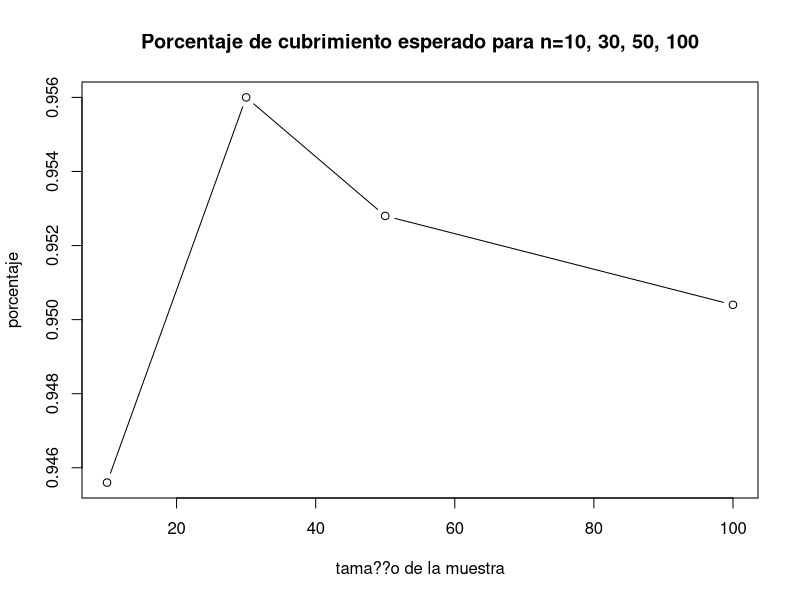
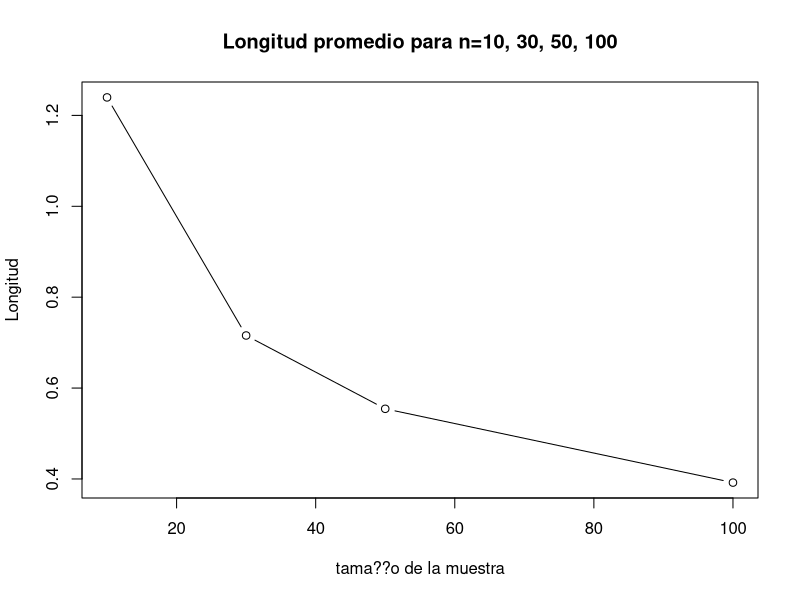
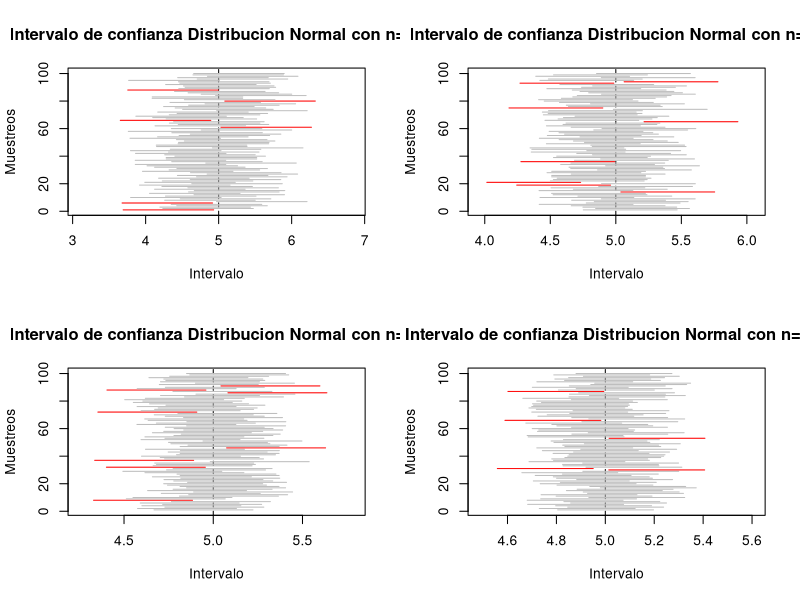

R code for these plots, in order: (Note: a time limit stopped this script after it produced the figures.)

# Laboratorio 3 Metodos Estadisticos 

# Diana C. Arias Sinisterra
# Kevin S. Garcia Chica
# Cesar A. Saavedra Vanegas

#--------------- Punto 1 ---------------#

B <- 5000 ## n??mero de experimentos
mu <- 5
sd <- 1
alpha <- 0.05
cuantil <- qnorm(1-alpha/2)

#---Para n=10---#
n1 <- 10 ## tama??o de muestra

muestras1 <- replicate(B, rnorm(n1, mu, sd))

calcula.el.intervalo1 <- function(columna) {
  
  m1 <- muestras1[, columna]
  
  sem1 <- sd(m1)/sqrt(length(m1))
  
  lim.inf1 <- mean(m1) - cuantil * sqrt(sd)/sqrt(n1)
  lim.sup1 <- mean(m1) + cuantil * sqrt(sd)/sqrt(n1)
  
  c(lim.inf1, lim.sup1)
}

#C??lculo de los nuevos intervalos#
c1=0
mis.intervalos1 <- matrix(rep(0, 10000), nrow = 2) ## matriz de ceros

for(i in 1:5000) {
  mis.intervalos1[,i] <- calcula.el.intervalo1(i)
  if (mis.intervalos1[1, i] <= mu && mis.intervalos1[2, i] >= mu){
    c1= c1+1
  }
  else{
    c1=c1
  }
}

Porcentaje1 <- c1/5000 #Proporcion de intervalos que atrapan al parametro

longitud1 <- numeric(length = B)
for (i in 1:B){
  longitud1[i]=(mis.intervalos1[2,i]-mis.intervalos1[1,i])
  longitudpro1=sum(longitud1)/B
}

#---Para n=30---#
n2 <- 30 ## tama??o de muestra

muestras2 <- replicate(B, rnorm(n2, mu, sd))

calcula.el.intervalo2 <- function(columna) {
  
  m2 <- muestras2[, columna]
  
  sem <- sd(m2)/sqrt(length(m2))
  
  lim.inf2 <- mean(m2) - cuantil * sqrt(sd)/sqrt(n2)
  lim.sup2 <- mean(m2) + cuantil * sqrt(sd)/sqrt(n2)
  
  c(lim.inf2, lim.sup2)
}

#C??lculo de los nuevos intervalos#
c2=0
mis.intervalos2 <- matrix(rep(0, 10000), nrow = 2) ## matriz de ceros

for(i in 1:5000) {
  mis.intervalos2[,i] <- calcula.el.intervalo2(i)
  if (mis.intervalos2[1, i] <= mu && mis.intervalos2[2, i] >= mu){
    c2= c2+1
  }
  else{
    c2=c2
  }
}

Porcentaje2 <- c2/5000 #Proporcion de intervalos que atrapan al parametro

longitud2 <- numeric(length = B)
for (i in 1:B){
  longitud2[i]=(mis.intervalos2[2,i]-mis.intervalos2[1,i])
  longitudpro2=sum(longitud2)/B
}

#---Para n=50---#
n3 <- 50 ## tama??o de muestra

muestras3 <- replicate(B, rnorm(n3, mu, sd))

calcula.el.intervalo3 <- function(columna) {
  
  m3 <- muestras3[, columna]
  
  sem <- sd(m3)/sqrt(length(m3))
  
  lim.inf3 <- mean(m3) - cuantil * sqrt(sd)/sqrt(n3)
  lim.sup3 <- mean(m3) + cuantil * sqrt(sd)/sqrt(n3)
  
  c(lim.inf3, lim.sup3)
}

#C??lculo de los nuevos intervalos#
c3=0
mis.intervalos3 <- matrix(rep(0, 10000), nrow = 2) ## matriz de ceros

for(i in 1:5000) {
  mis.intervalos3[,i] <- calcula.el.intervalo3(i)
  if (mis.intervalos3[1, i] <= mu && mis.intervalos3[2, i] >= mu){
    c3= c3+1
  }
  else{
    c3=c3
  }
}

Porcentaje3 <- c3/5000 #Proporcion de intervalos que atrapan al parametro

longitud3 <- numeric(length = B)
for (i in 1:B){
  longitud3[i]=(mis.intervalos3[2,i]-mis.intervalos3[1,i])
  longitudpro3=sum(longitud3)/B
}

#---Para n=100---#

n4 <- 100 ## tama??o de muestra

muestras4 <- replicate(B, rnorm(n4, mu, sd))

calcula.el.intervalo4 <- function(columna) {
  
  m4 <- muestras4[, columna]
  
  sem <- sd(m4)/sqrt(length(m4))
  
  lim.inf4 <- mean(m4) - cuantil * sqrt(sd)/sqrt(n4)
  lim.sup4 <- mean(m4) + cuantil * sqrt(sd)/sqrt(n4)
  
  c(lim.inf4, lim.sup4)
}

#Calculo de los nuevos intervalos#
c4=0
mis.intervalos4 <- matrix(rep(0, 10000), nrow = 2) ## matriz de ceros

for(i in 1:5000) {
  mis.intervalos4[,i] <- calcula.el.intervalo4(i)
  if (mis.intervalos4[1, i] <= mu && mis.intervalos4[2, i] >= mu){
    c4= c4+1
  }
  else{
    c4=c4
  }
}

Porcentaje4 <- c4/5000 #Proporcion de intervalos que atrapan al parametro

longitud4 <- numeric(length = B)
for (i in 1:B){
  longitud4[i]=(mis.intervalos4[2,i]-mis.intervalos4[1,i])
  longitudpro4=sum(longitud4)/B
}

tabla_cv<-c(Porcentaje1,Porcentaje2,Porcentaje3,Porcentaje4)
tabla_sd<-c(longitudpro1,longitudpro2,longitudpro3,longitudpro4)
tabla_cs<-c(n1,n2,n3,n4)

### Graficos ###
plot(tabla_cs, tabla_cv, type="b", main="Porcentaje de cubrimiento esperado para n=10, 30, 50, 100", 
     xlab="tama??o de la muestra", ylab="porcentaje")
plot(tabla_cs, tabla_sd, type="b", main="Longitud promedio para n=10, 30, 50, 100", 
     xlab="tama??o de la muestra", ylab="Longitud")

par(mfrow=c(2,2))
plot(1:100, type = "n",
     xlim = range(mis.intervalos1), main = "Intervalo de confianza Distribucion Normal con n=10",
     ylab = "Muestreos", xlab = "Intervalo")

abline(v = mu, lty = 2, col=("black"))

for(i in 1:100) {
  segments(mis.intervalos1[1,i], i, mis.intervalos1[2,i], i,
           col = ifelse(mis.intervalos1[1, i] < mu & mis.intervalos1[2, i] > mu, "gray", "red"))  
}

plot(1:100, type = "n",
     xlim = range(mis.intervalos2), main = "Intervalo de confianza Distribucion Normal con n=30",
     ylab = "Muestreos", xlab = "Intervalo")

abline(v = mu, lty = 2, col=("black"))

for(i in 1:100) {
  segments(mis.intervalos2[1,i], i, mis.intervalos2[2,i], i,
           col = ifelse(mis.intervalos2[1, i] < mu & mis.intervalos2[2, i] > mu, "gray", "red"))  
}

plot(1:100, type = "n",
     xlim = range(mis.intervalos3), main = "Intervalo de confianza Distribucion Normal con n=50",
     ylab = "Muestreos", xlab = "Intervalo")

abline(v = mu, lty = 2, col=("black"))

for(i in 1:100) {
  segments(mis.intervalos3[1,i], i, mis.intervalos3[2,i], i,
           col = ifelse(mis.intervalos3[1, i] < mu & mis.intervalos3[2, i] > mu, "gray", "red"))  
}

plot(1:100, type = "n",
     xlim = range(mis.intervalos4), main = "Intervalo de confianza Distribucion Normal con n=100",
     ylab = "Muestreos", xlab = "Intervalo")

abline(v = mu, lty = 2, col=("black"))

for(i in 1:100) {
  segments(mis.intervalos4[1,i], i, mis.intervalos4[2,i], i,
           col = ifelse(mis.intervalos4[1, i] < mu & mis.intervalos4[2, i] > mu, "gray", "red"))  
}

#-------------------------------------------------------------#
# Para una Exponencial
n1=c(10,30,50,100)
lim_inf1<- 0
lim_sup1<- 0
lim_inf_V1 <- 0
lim_sup_V1<-0
contadorMedia1<- 0
contadorVarianza1<-0
longitudMedias1<-0
longitudVarianzas1<-0
for(j in 1:length(n1)){
  alpha1<- 0.05
  varianza1 <- 1
  media1<- 5
  medias1<-0
  varianzas1 <- 25
  contadorMedia1[j]<- 0
  contadorVarianza1[j]<-0
  
  for (i in 1:5000){
    
    muestra1 <- rexp (n1[j], rate=5)
    medias1[i]<- mean(muestra1)
    varianzas1[i] <- var(muestra1)
    cuantil1<- qt((1-(alpha1)/2),n1[j]-1)
    lim_inf1[j]<-  medias1[i] - cuantil1 * sqrt(varianzas1[i]) / sqrt(n1[j])
    lim_sup1[j]<- medias1[i] + cuantil1 *  sqrt(varianzas1[i]) / sqrt(n1[j])
    if(media1>=lim_inf1[j] & media1 <=lim_sup1[j])
    { contadorMedia1[j] = contadorMedia1[j] + 1 } 
    longitudMedias1[j] <- mean(lim_sup1[j]-lim_inf1[j])
    lim_inf_V1[j] <- (n1[j] - 1) * varianzas1[i] / qchisq(1 - alpha1 / 2,n1[j] - 1)
    lim_sup_V1[j] <- (n1[j] - 1) * varianzas1[i] / qchisq(alpha1 / 2,n1[j] - 1)
    if(varianza1>= lim_inf_V1[j] & varianza1 <= lim_sup_V1[j])
    {contadorVarianza1[j]= contadorVarianza1[j] + 1  }
    longitudVarianzas1[j]<- mean(lim_sup_V1[j]-lim_inf_V1[j])
  }
}
porcentajeMedias1 <-  contadorMedia1/5000
porcentajeVarianza1<-   contadorVarianza1/5000
porcentajeMedias1
porcentajeVarianza1
longitudMedias1
longitudVarianzas1

#--------------- Punto 4 ---------------#
#Intervalo de confianza 
Ic<-function(alpha,p_proporcion,n){
  b<-(1-(alpha/2))
  z<-qnorm(b,mean=0,sd=1)
  Limite_inferior<-(p_proporcion-z*sqrt(p_proporcion*(1-p_proporcion)/n))
  Limite_superior<-(p_proporcion+z*sqrt(p_proporcion*(1-p_proporcion)/n))
  Ic<-c(Limite_inferior,Limite_superior)
  return(Ic)}

#### Punto b
n <- 40
muestra <- 0
contadorIc<-0

for(j in 1:length(n)){
  alpha<- 0.05
  p <- 0.85
  contadorIc[j]<-0
  
  for (i in 1:5000){
    muestra[i] <-rbinom (5000,n[j],0.85)
    
    pro_Muestra<-(muestra[i]/n[j])
    Intervalo_confianza<- Ic(alpha,pro_Muestra, n[j])
    if(p>= Intervalo_confianza[1] & p <= Intervalo_confianza[2])
    {contadorIc[j]= contadorIc[j] + 1 }
    
  }
  
}
porcentajeConta<- contadorIc/5000
porcentajeConta
Intervalo_confianza
contadorIc

#### Punto c #### para n=10
n <- 10
muestra <- 0
contadorIc<-0

for(j in 1:length(n)){
  alpha<- 0.05
  p <- 0.85
  contadorIc[j]<-0
  
  for (i in 1:5000){
    muestra[i] <-rbinom (5000,n[j],0.85)
    
    pro_Muestra<-(muestra[i]/n[j])
    Intervalo_confianza<- Ic(alpha,pro_Muestra, n[j])
    if(p>= Intervalo_confianza[1] & p <= Intervalo_confianza[2])
    {contadorIc[j]= contadorIc[j] + 1 }
    
  }
  
}
porcentajeConta<- contadorIc/5000
porcentajeConta
Intervalo_confianza
contadorIc

#### para n=20
n <- 20
muestra <- 0
contadorIc<-0

for(j in 1:length(n)){
  alpha<- 0.05
  p <- 0.85
  contadorIc[j]<-0
  
  for (i in 1:5000){
    muestra[i] <-rbinom (5000,n[j],0.85)
    
    pro_Muestra<-(muestra[i]/n[j])
    Intervalo_confianza<- Ic(alpha,pro_Muestra, n[j])
    if(p>= Intervalo_confianza[1] & p <= Intervalo_confianza[2])
    {contadorIc[j]= contadorIc[j] + 1 }
    
  }
  
}
porcentajeConta<- contadorIc/5000
porcentajeConta
Intervalo_confianza
contadorIc

#### para n=30
n <- 30
muestra <- 0
contadorIc<-0

for(j in 1:length(n)){
  alpha<- 0.05
  p <- 0.85
  contadorIc[j]<-0
  
  for (i in 1:5000){
    muestra[i] <-rbinom (5000,n[j],0.85)
    
    pro_Muestra<-(muestra[i]/n[j])
    Intervalo_confianza<- Ic(alpha,pro_Muestra, n[j])
    if(p>= Intervalo_confianza[1] & p <= Intervalo_confianza[2])
    {contadorIc[j]= contadorIc[j] + 1 }
    
  }
  
}
porcentajeConta<- contadorIc/5000
porcentajeConta
Intervalo_confianza
contadorIc

#### para n=50
n <- 50
muestra <- 0
contadorIc<-0

for(j in 1:length(n)){
  alpha<- 0.05
  p <- 0.85
  contadorIc[j]<-0
  
  for (i in 1:5000){
    muestra[i] <-rbinom (5000,n[j],0.85)
    
    pro_Muestra<-(muestra[i]/n[j])
    Intervalo_confianza<- Ic(alpha,pro_Muestra, n[j])
    if(p>= Intervalo_confianza[1] & p <= Intervalo_confianza[2])
    {contadorIc[j]= contadorIc[j] + 1 }
    
  }
  
}
porcentajeConta<- contadorIc/5000
porcentajeConta
Intervalo_confianza
contadorIc

#### para n=100
n <- 100
muestra <- 0
contadorIc<-0

for(j in 1:length(n)){
  alpha<- 0.05
  p <- 0.85
  contadorIc[j]<-0
  
  for (i in 1:5000){
    muestra[i] <-rbinom (5000,n[j],0.85)
    
    pro_Muestra<-(muestra[i]/n[j])
    Intervalo_confianza<- Ic(alpha,pro_Muestra, n[j])
    if(p>= Intervalo_confianza[1] & p <= Intervalo_confianza[2])
    {contadorIc[j]= contadorIc[j] + 1 }
    
  }
  
}
porcentajeConta<- contadorIc/5000
porcentajeConta
Intervalo_confianza
contadorIc

#--------------- Punto 5 ---------------#
x1 <- c(11.23,14.36,8.33,10.5,23.42,9.15,13.47,6.47,12.4,19.38)
x2 <- c(11.27,14.41,8.35,10.52,23.41,9.17,13.52,6.46,12.45,19.35)
n1 <-10
n2 <-10
n <- n1 + n2

media1 <- mean(x1)
media2 <- mean(x2)
des1 <- sd(x1)
des2 <- sd(x2)
desc1 <- des1^2
desc2 <- des2^2
sp <- sqrt(((n1-1)*desc1+(n2-1)*desc2)/(n1+n2-2))

coefi <- 0.98
alpha <- 1-coefi

ic1 <- ((media2)-(media1)) - qt((1-(alpha)/2),18)*sp*sqrt((1/n1)+(1/n2))
ic2 <- ((media2)-(media1)) + qt((1-(alpha)/2),18)*sp*sqrt((1/n1)+(1/n2))

intervalo <- c(ic1,ic2) 
print(intervalo)
 
#--------------- Punto 7 ---------------#
################   Parametros de las distribuciones #######################

k=100               ## Parametro de forma de la gamma
lambda_ga=0.5       ## Parametro de escala de la gamma
media=200           ## Media de la normal y parametro de locacion de laplace
sigma=sqrt(400)     ## Desviacion estandar de la normal
c=200 		    ## Parametro uniforme
d=600 		    ## Parametro uniforme

########################      distribucion normal    ##################################
cv_r=sigma/media    ## Coeficiente de variaci??n
alpha=0.05          ## Trabajamos con un nivel de confianza del 0.05
nsim=5000           ## numero de simulaciones
nsim2=100          ## Numero de remuestras
n<-c(5,seq(10,100,10)) ## Tama??o de muestras

tabla_sd<-matrix(nrow=11,ncol=6)               ## Matriz que almacena los 
colnames(tabla_sd)<-c("L.I 1","C.I 1", "L.I 2" #valores de la longitud media 
                      ,"C.I 2","L.I 3","C.I 3")#y la cobertura media de cada 
rownames(tabla_sd)<-c("5","10","20","30","40"  #intervalo para cada tama??o 
                      ,"50","60", "70","80",   #de muestra para la desviacion
                      "90","100")

tabla_cv<-matrix(nrow=11,ncol=8)               ## Matriz que almacena los 
colnames(tabla_cv)<-c("L.I 1","C.I 1", "L.I 2" #valores de la longitud media 
                      ,"C.I 2","L.I 3","C.I 3",#y la cobertura media de cada
                      "L.I 4", "C.I 4")        #intervalo para cada tama??o 
rownames(tabla_cv)<-c("5","10","20","30",      #de muestra para la desviacion
                      "40","50","60",
                      "70","80","90","100")

dist<-function(n,a,b){    ## Ditribucion a evaluar 
  x<-rnorm(n,a,b)
}

###################### Intevalos para la desviaci??n #########################

for(l in 1:length(n)){
  a=0      
  b=0
  long1=0   ## Vector de longitudes para el estimador 1
  long2=0   ## Vector de longitudes para el estimador 2
  contador1=0
  contador2=0
  p=1/(2*sqrt(n[l]-4)) ##Proporcion para el promedio recortado
  for(m in 1:nsim){
    x<-dist(n[l],media,sigma)   ## Distribucion a evaluar
    
    ##Calcular ro4 #######
    
    for(j in 1:n[l]){    
      b= b+((x[j]-mean(x))^2)  ## Denominador de ro
    }
    for(i in 1:n[l]){
      a=a+(((x[i]-mean(x, trim=p))^4)/(b^2)) #### ro4/n
    }
    r=n[l]*a  ## Ro 4
    
    ##Calcular c
    c=n[l]/(n[l]+qnorm((alpha/2),0,1))
    
    ## Calcular se
    se=c*(sqrt(((r*(n[l]-3))/n[l])/(n[l]-1)))
    
    ##Limites de los intervalos 
    
    #### Intervalo 1
    
    li1=sqrt(exp(log(c*var(x))+(qnorm((alpha/2),0,1)*se))) ## Inferior
    ls1=sqrt(exp(log(c*var(x))+(qnorm((1-(alpha/2)),0,1)*se))) ## Superior
    
    ## Intervalo 2
    
    li2<-sqrt(((n[l]-1)*var(x))/qchisq(1-(alpha/2),n[l]-1)) ## Inferior
    ls2<-sqrt(((n[l]-1)*var(x))/qchisq((alpha/2),n[l]-1)) ## Superior
    
    ## Calculo de la longitud
    
    long1[m]<- ls1-li1 ##Longitud intervalo 1
    long2[m]<- ls2-li2 ## Longitud intervalo 2
    
    if (sigma>=li1 & sigma<=ls1){
      contador1= contador1+1}   
    
    if (sigma>=li2 & sigma<=ls2){
      contador2= contador2+1 }
  } 
  
  ## Almacenamos todos los valores para cada n en un matriz
  
  tabla_sd[l,1]=mean(long1)
  tabla_sd[l,3]=mean(long2)
  tabla_sd[l,2]=contador1/nsim
  tabla_sd[l,4]=contador2/nsim
}

##### Intervalo bootrap para la desviaci??n estandar 

sd_boot=0  ## Vector para la distribcion de la desviaci??n

for(m in 1:length(n)){
  long7=0  ## vector de longitudes
  contador7=0 
  for(l in 1:nsim){
    x<-dist(n[m],media,sigma) ## Muestra de la distribucon a evaluar
    for(j in 1:nsim2){
      mues_boot<-sample(x,n[m],replace=T) ## Muestras con reemplazo
      sd_boot[j]= sd(mues_boot)}
    li7=quantile(sd_boot, (alpha/2))  #limite inferior
    ls7=quantile(sd_boot, 1-(alpha/2)) #limite superior
    
    long7[l]=ls7-li7  ## Calculo de la longitud
    
    if(sigma>=li7 & sigma<=ls7){
      contador7=contador7+1}   
  }
  tabla_sd[m,5]=mean(long7)  ## Longitud promedio
  tabla_sd[m,6]=contador7/nsim ## Cobertura
}

tabla_sd
############ Intervalos de confianza para CV #######################

for(j in 1:length(n)){
  long3=0  ## Vector de longitudes para el intervalo 1
  long4=0  ## Vector de longitudes para el intervalo 2 
  long5=0  ## Vector de longitudes para el intervalo 3
  contador3=0
  contador4=0
  contador5=0
  
  for(i in 1:nsim){ 
    x<-dist(n[j],media,sigma) ## distribucion a evaluar
    
    cv= sd(x)/mean(x)  ## Coeficiente de varianci??n estiamado
    
    ## Inverlo 1
    li3=cv+(qnorm((alpha/2),0,1)*sqrt(1/(n[j]-1))*(cv^2)*(0.5+(cv^2)))
    ls3=cv+(qnorm(1-(alpha/2),0,1)*sqrt(1/(n[j]-1))*(cv^2)*(0.5+(cv^2)))
    
    ## Intervalo 2
    li4=((sqrt((n[j]-1))*cv)/(sqrt(qchisq(1-(alpha/2),n[j]-1))))
    ls4=((sqrt((n[j]-1))*cv)/(sqrt(qchisq((alpha/2),n[j]-1))))
    
    ## Intervalo 3
    li5=cv+(qnorm((alpha/2),0,1)*(sqrt((cv^4)+0.5*(cv^2))/sqrt(n[j])))
    ls5=cv+(qnorm(1-(alpha/2),0,1)*(sqrt((cv^4)+0.5*(cv^2))/sqrt(n[j])))
    
    ## Calculo de la Longitud
    
    long3[i]=ls3-li3
    long4[i]=ls4-li4
    long5[i]=ls5-li5
    
    # Calculo de la Cobertura para cada intervalo 
    if (cv_r>=li3 & cv_r<=ls3){
      contador3= contador3+1}
    
    if (cv_r>=li4 & cv_r<=ls4){
      contador4= contador4+1}
    
    if (cv_r>=li5 & cv_r<=ls5){
      contador5= contador5+1}
  }
  
  tabla_cv[j,1]=mean(long3)
  tabla_cv[j,3]=mean(long4)
  tabla_cv[j,5]=mean(long5)
  tabla_cv[j,2]=contador3/nsim
  tabla_cv[j,4]=contador4/nsim
  tabla_cv[j,6]=contador5/nsim
}

##### Intervalo bootrap para el coeficiente de variaci??n ###############
cv_boot=0

for(m in 1:length(n)){
  cober6=0
  long6=0
  contador6=0
  for(l in 1:nsim){
    x<-dist(n[m],media,sigma)
    for(j in 1:nsim2){
      mues_boot<-sample(x,n[m],replace=T) ## Muestras con reemplazo
      cv_boot[j]= sd(mues_boot)/mean(mues_boot) }
    li6=quantile(cv_boot, (alpha/2))
    ls6=quantile(cv_boot, 1-(alpha/2))
    
    long6[l]=ls6-li6
    
    if(cv_r>=li6 & cv_r<=ls6){
      contador6=contador6+1}   
  }
  tabla_cv[m,7]=mean(long6)
  tabla_cv[m,8]=contador6/nsim
}
####### Graficas ########
par(mfrow=c(1,2))
plot(tabla_sd[,2],main="Cobertura de los intervalos para sd
     en la distribucion Normal",col="red",type="o",
     xaxt='n',ylim=c(0,1),pch=5,xlab="Tama??o muestra",
     ylab="Proporcion de aceptados")
axis(1,1:length(n),n)
lines(tabla_sd[,4],col="blue",type="o")
lines(tabla_sd[,6],type="b")
abline(h=1-alpha,col="green")
legend(5,0.7,c("alpha","estimador 1","estimador 2","Bootstrap"),
       col=c("green","red","blue","black"),lty=c(1,1),cex=0.8)

plot(tabla_sd[,1],main="Longitud de los intervalos para sd
     en la distribucion Normal",col="red",type="o",
     xaxt='n',ylim=c(0,max(tabla_sd[,1])),pch=5,xlab="Tama??o muestra",
     ylab="Longitud")
axis(1,1:length(n),n)
lines(tabla_sd[,3],col="blue",type="o")
lines(tabla_sd[,5],type="b")
legend(5,90,c("estimador 1","estimador 2","Bootstrap"),
       col=c("red","blue","black"),lty=c(1,1),cex=0.8 )

par(mfrow=c(1,2))
plot(tabla_cv[,2],main="Cobertura de los intervalos para CV
     en la distribucion Normal",col="red",type="o",
     xaxt='n',ylim=c(0,1),pch=5,xlab="Tama??o muestra",
     ylab="Proporcion de aceptados")
axis(1,1:length(n),n)
lines(tabla_cv[,4],col="blue",type="o")
lines(tabla_cv[,6],type="b")
lines(tabla_cv[,8], col="purple", type="o")
abline(h=1-alpha,col="green")
legend(5,0.85,c("alpha","estimador 1","estimador 2","estimador 3","Bootstrap"),
       col=c("green","red","blue","purple","black"),lty=c(1,1),cex=0.8)

plot(tabla_cv[,1],main="Longitud de los intervalos para CV
     en la distribucion Normal",col="red",type="o",
     xaxt='n',ylim=c(0,max(tabla_cv)),pch=5,xlab="Tama??o muestra",
     ylab="Longitud")
axis(1,1:length(n),n)
lines(tabla_cv[,3],col="blue",type="o")
lines(tabla_cv[,5],type="b")
lines(tabla_cv[,7], col="purple", type="o")
legend(5,0.85,c("estimador 1","estimador 2","estimador 3","Bootstrap"),
       col=c("red","blue","purple","black"),lty=c(1,1),cex=0.8) 

################ distribucion Gamma #######################
tabla_cv<-matrix(nrow=11,ncol=8)               ## Matriz que almacena los 
colnames(tabla_cv)<-c("L.I 1","C.I 1", "L.I 2" #valores de la longitud media 
                      ,"C.I 2","L.I 3","C.I 3",#y la cobertura media de cada
                      "L.I 4", "C.I 4")        #intervalo para cada tama??o 
rownames(tabla_cv)<-c("5","10","20","30",      #de muestra para la desviacion
                      "40","50","60",
                      "70","80","90","100")
tabla_sd<-matrix(nrow=11,ncol=6)               ## Matriz que almacena los 
colnames(tabla_sd)<-c("L.I 1","C.I 1", "L.I 2" #valores de la longitud media 
                      ,"C.I 2","L.I 3","C.I 3")#y la cobertura media de cada 
rownames(tabla_sd)<-c("5","10","20","30","40"  #intervalo para cada tama??o 
                      ,"50","60", "70","80",   #de muestra para la desviacion
                      "90","100")

alpha=0.05
k=100               ## Parametro de forma de la gamma
lambda_ga=0.5       ## Parametro de escala de la gamma
sigma=sqrt(400) 
cv_g=1/sqrt(100) 
nsim=5000           ## numero de simulaciones
nsim2=100          ## Numero de remuestras
n<-c(5,seq(10,100,10)) ## Tama??o de muestras

for(l in 1:length(n)){
  a=0      
  b=0
  long1=0   ## Vector de longitudes para el estimador 1
  long2=0   ## Vector de longitudes para el estimador 2
  contador1=0
  contador2=0
  p=1/(2*sqrt(n[l]-4)) ##Proporcion para el promedio recortado
  for(m in 1:nsim){
    x<-rgamma(n[l],shape=k,scale=lambda_ga)  ## Distribucion a evaluar
    
    ##Calcular ro4 #######
    
    for(j in 1:n[l]){    
      b= b+((x[j]-mean(x))^2)  ## Denominador de ro
    }
    for(i in 1:n[l]){
      a=a+(((x[i]-mean(x, trim=p))^4)/(b^2)) #### ro4/n
    }
    r=n[l]*a  ## Ro 4
    
    ##Calcular c
    c=n[l]/(n[l]+qnorm((alpha/2),0,1))
    
    ## Calcular se
    se=c*(sqrt(((r*(n[l]-3))/n[l])/(n[l]-1)))
    
    ##Limites de los intervalos 
    
    #### Intervalo 1
    
    li1=sqrt(exp(log(c*var(x))+(qnorm((alpha/2),0,1)*se))) ## Inferior
    ls1=sqrt(exp(log(c*var(x))+(qnorm((1-(alpha/2)),0,1)*se))) ## Superior
    
    ## Intervalo 2
    
    li2<-sqrt(((n[l]-1)*var(x))/qchisq(1-(alpha/2),n[l]-1)) ## Inferior
    ls2<-sqrt(((n[l]-1)*var(x))/qchisq((alpha/2),n[l]-1)) ## Superior
    
    ## Calculo de la longitud
    
    long1[m]<- ls1-li1 ##Longitud intervalo 1
    long2[m]<- ls2-li2 ## Longitud intervalo 2
    
    if (sigma>=li1 & sigma<=ls1){
      contador1= contador1+1}   
    
    if (sigma>=li2 & sigma<=ls2){
      contador2= contador2+1 }
  } 
  
  ## Almacenamos todos los valores para cada n en un matriz
  
  tabla_sd[l,1]=mean(long1)
  tabla_sd[l,3]=mean(long2)
  tabla_sd[l,2]=contador1/nsim
  tabla_sd[l,4]=contador2/nsim
}

##### Intervalo bootrap para la desviaci??n estandar 

sd_boot=0  ## Vector para la distribcion de la desviaci??n

for(m in 1:length(n)){
  long7=0  ## vector de longitudes
  contador7=0 
  for(l in 1:nsim){
    x<-rgamma(n[m],shape=k,scale=lambda_ga) ## Muestra de la distribucon a evaluar
    for(j in 1:nsim2){
      mues_boot<-sample(x,n,replace=T) ## Muestras con reemplazo
      sd_boot[j]= sd(mues_boot)}
    li7=quantile(sd_boot, (alpha/2))  #limite inferior
    ls7=quantile(sd_boot, 1-(alpha/2)) #limite superior
    
    long7[l]=ls7-li7  ## Calculo de la longitud
    if(sigma>=li7 & sigma<=ls7){
      contador7=contador7+1}   
  }
  tabla_sd[m,5]=mean(long7)  ## Longitud promedio
  tabla_sd[m,6]=contador7/nsim ## Cobertura
}

tabla_sd
############ Intervalos de confianza para CV #######################

for(j in 1:length(n)){
  long3=0  ## Vector de longitudes para el intervalo 1
  long4=0  ## Vector de longitudes para el intervalo 2 
  long5=0  ## Vector de longitudes para el intervalo 3
  contador3=0
  contador4=0
  contador5=0
  
  for(i in 1:nsim){ 
    x<-rgamma(n[j],shape=k,scale=lambda_ga) ## distribucion a evaluar
    
    cv= sd(x)/mean(x)  ## Coeficiente de varianci??n estiamado
    
    ## Inverlo 1
    li3=cv+(qnorm((alpha/2),0,1)*sqrt(1/(n[j]-1))*(cv^2)*(0.5+(cv^2)))
    ls3=cv+(qnorm(1-(alpha/2),0,1)*sqrt(1/(n[j]-1))*(cv^2)*(0.5+(cv^2)))
    
    ## Intervalo 2
    li4=((sqrt((n[j]-1))*cv)/(sqrt(qchisq(1-(alpha/2),n[j]-1))))
    ls4=((sqrt((n[j]-1))*cv)/(sqrt(qchisq((alpha/2),n[j]-1))))
    
    ## Intervalo 3
    li5=cv+(qnorm((alpha/2),0,1)*(sqrt((cv^4)+0.5*(cv^2))/sqrt(n[j])))
    ls5=cv+(qnorm(1-(alpha/2),0,1)*(sqrt((cv^4)+0.5*(cv^2))/sqrt(n[j])))
    
    ## Calculo de la Longitud
    
    long3[i]=ls3-li3
    long4[i]=ls4-li4
    long5[i]=ls5-li5
    
    # Calculo de la Cobertura para cada intervalo 
    if (cv_g>=li3 & cv_g<=ls3){
      contador3= contador3+1}
    
    if (cv_g>=li4 & cv_g<=ls4){
      contador4= contador4+1}
    
    if (cv_g>=li5 & cv_g<=ls5){
      contador5= contador5+1}
  }
  
  tabla_cv[j,1]=mean(long3)
  tabla_cv[j,3]=mean(long4)
  tabla_cv[j,5]=mean(long5)
  tabla_cv[j,2]=contador3/nsim
  tabla_cv[j,4]=contador4/nsim
  tabla_cv[j,6]=contador5/nsim
}

##### Intervalo bootrap para el coeficiente de variaci??n ###############
cv_boot=0

for(m in 1:length(n)){
  cober6=0
  long6=0
  contador6=0
  for(l in 1:nsim){
    x<-rgamma(n[m],shape=k,scale=lambda_ga)
    for(j in 1:nsim2){
      mues_boot<-sample(x,n,replace=T) ## Muestras con reemplazo
      cv_boot[j]= sd(mues_boot)/mean(mues_boot) }
    li6=quantile(cv_boot, (alpha/2))
    ls6=quantile(cv_boot, 1-(alpha/2))
    
    long6[l]=ls6-li6
    
    if(cv_g>=li6 & cv_g<=ls6){
      contador6=contador6+1}   
  }
  tabla_cv[m,7]=mean(long6)
  tabla_cv[m,8]=contador6/nsim
}

####### Graficas ########
par(mfrow=c(1,2))
plot(tabla_sd[,2],main="Cobertura de los intervalos para sd
     en la distribucion Gamma",col="red",type="o",
     xaxt='n',ylim=c(0.6,1),pch=5,xlab="Tama??o de muestra",
     ylab="Proporcion de aceptados")
axis(1,1:length(n),n)
lines(tabla_sd[,4],col="blue",type="o")
lines(tabla_sd[,6],type="b")
abline(h=1-alpha,col="green")
legend(5,0.85,c("alpha","estimador 1","estimador 2","Bootstrap"),
       col=c("green","red","blue","black"),lty=c(1,1),cex=0.8)

plot(tabla_sd[,1],main="Longitud de los intervalos para sd
     en la distribucion Gamma",col="red",type="o",
     xaxt='n',ylim=c(0,max(tabla_sd[,1])),pch=5,xlab="Tama??o de muestra",
     ylab="Proporcion de aceptados")
axis(1,1:length(n),n)
lines(tabla_sd[,3],col="blue",type="o")
lines(tabla_sd[,5],type="b")
legend(5,15,c("estimador 1","estimador 2","Bootstrap"),
       col=c("red","blue","black"),lty=c(1,1),cex=0.8)

par(mfrow=c(1,2))
plot(tabla_cv[,2],main="Cobertura de los intervalos para CV
     en la distribucion Gamma",col="red",type="o",
     xaxt='n',ylim=c(0,1),pch=5,xlab="Tama??o de muestra",
     ylab="Proporcion de aceptados")
axis(1,1:length(n),n)
lines(tabla_cv[,4],col="blue",type="o")
lines(tabla_cv[,6],type="b")
lines(tabla_cv[,8], col="purple", type="o")
abline(h=1-alpha,col="green")
legend(5,0.85,c("alpha","estimador 1","estimador 2","estimador 3","Bootstrap"),
       col=c("green","red","blue","purple","black"),lty=c(1,1),cex=0.8)

plot(tabla_cv[,1],main="Longitud de los intervalos para CV
     en la distribucion Gamma",col="red",type="o",
     xaxt='n',ylim=c(0,max(tabla_cv)),pch=5,xlab="Tama??o de muestra",
     ylab="Proporcion de aceptados")
axis(1,1:length(n),n)
lines(tabla_cv[,3],col="blue",type="o")
lines(tabla_cv[,5],type="b")
lines(tabla_cv[,7], col="purple", type="o")
legend(5,0.85,c("estimador 1","estimador 2","estimador 3","Bootstrap"),
       col=c("red","blue","purple","black"),lty=c(1,1),cex=0.8) 

########################     distribucion Uniforme   ##################################
cv_r=sigma/media    ## Coeficiente de variaci??n
alpha=0.05          ## Trabajamos con un nivel de confianza del 0.05
nsim=5000           ## numero de simulaciones
nsim2=100          ## Numero de remuestras
n<-c(5,seq(10,100,10)) ## Tama??o de muestras

tabla_sd<-matrix(nrow=11,ncol=6)               ## Matriz que almacena los 
colnames(tabla_sd)<-c("L.I 1","C.I 1", "L.I 2" #valores de la longitud media 
                      ,"C.I 2","L.I 3","C.I 3")#y la cobertura media de cada 
rownames(tabla_sd)<-c("5","10","20","30","40"  #intervalo para cada tama??o 
                      ,"50","60", "70","80",   #de muestra para la desviacion
                      "90","100")

tabla_cv<-matrix(nrow=11,ncol=8)               ## Matriz que almacena los 
colnames(tabla_cv)<-c("L.I 1","C.I 1", "L.I 2" #valores de la longitud media 
                      ,"C.I 2","L.I 3","C.I 3",#y la cobertura media de cada
                      "L.I 4", "C.I 4")        #intervalo para cada tama??o 
rownames(tabla_cv)<-c("5","10","20","30",      #de muestra para la desviacion
                      "40","50","60",
                      "70","80","90","100")

dist<-function(n,a,b){    ## Ditribucion a evaluar 
  x<-runif(n,a,b)
}

###################### Intevalos para la desviaci??n #########################

for(l in 1:length(n)){
  a=0      
  b=0
  long1=0   ## Vector de longitudes para el estimador 1
  long2=0   ## Vector de longitudes para el estimador 2
  contador1=0
  contador2=0
  p=1/(2*sqrt(n[l]-4)) ##Proporcion para el promedio recortado
  for(m in 1:nsim){
    x<-dist(n[l],c,d)   ## Distribucion a evaluar
    
    ##Calcular ro4 #######
    
    for(j in 1:n[l]){    
      b= b+((x[j]-mean(x))^2)  ## Denominador de ro
    }
    for(i in 1:n[l]){
      a=a+(((x[i]-mean(x, trim=p))^4)/(b^2)) #### ro4/n
    }
    r=n[l]*a  ## Ro 4
    
    ##Calcular c
    c=n[l]/(n[l]+qnorm((alpha/2),0,1))
    
    ## Calcular se
    se=c*(sqrt(((r*(n[l]-3))/n[l])/(n[l]-1)))
    
    ##Limites de los intervalos 
    
    #### Intervalo 1
    
    li1=sqrt(exp(log(c*var(x))+(qnorm((alpha/2),0,1)*se))) ## Inferior
    ls1=sqrt(exp(log(c*var(x))+(qnorm((1-(alpha/2)),0,1)*se))) ## Superior
    
    ## Intervalo 2
    
    li2<-sqrt(((n[l]-1)*var(x))/qchisq(1-(alpha/2),n[l]-1)) ## Inferior
    ls2<-sqrt(((n[l]-1)*var(x))/qchisq((alpha/2),n[l]-1)) ## Superior
    
    ## Calculo de la longitud
    
    long1[m]<- ls1-li1 ##Longitud intervalo 1
    long2[m]<- ls2-li2 ## Longitud intervalo 2
    
    if (sigma>=li1 & sigma<=ls1){
      contador1= contador1+1}   
    
    if (sigma>=li2 & sigma<=ls2){
      contador2= contador2+1 }
  } 
  
  ## Almacenamos todos los valores para cada n en un matriz
  
  tabla_sd[l,1]=mean(long1)
  tabla_sd[l,3]=mean(long2)
  tabla_sd[l,2]=contador1/nsim
  tabla_sd[l,4]=contador2/nsim
}

##### Intervalo bootrap para la desviaci??n estandar 

sd_boot=0  ## Vector para la distribcion de la desviaci??n

for(m in 1:length(n)){
  long7=0  ## vector de longitudes
  contador7=0 
  for(l in 1:nsim){
    x<-dist(n[m],c,d) ## Muestra de la distribucon a evaluar
    for(j in 1:nsim2){
      mues_boot<-sample(x,n[m],replace=T) ## Muestras con reemplazo
      sd_boot[j]= sd(mues_boot)}
    li7=quantile(sd_boot, (alpha/2))  #limite inferior
    ls7=quantile(sd_boot, 1-(alpha/2)) #limite superior
    
    long7[l]=ls7-li7  ## Calculo de la longitud
    
    if(sigma>=li7 & sigma<=ls7){
      contador7=contador7+1}   
  }
  tabla_sd[m,5]=mean(long7)  ## Longitud promedio
  tabla_sd[m,6]=contador7/nsim ## Cobertura
}

tabla_sd
############ Intervalos de confianza para CV #######################

for(j in 1:length(n)){
  long3=0  ## Vector de longitudes para el intervalo 1
  long4=0  ## Vector de longitudes para el intervalo 2 
  long5=0  ## Vector de longitudes para el intervalo 3
  contador3=0
  contador4=0
  contador5=0
  
  for(i in 1:nsim){ 
    x<-dist(n[j],c,d) ## distribucion a evaluar
    
    cv= sd(x)/mean(x)  ## Coeficiente de varianci??n estiamado
    
    ## Inverlo 1
    li3=cv+(qnorm((alpha/2),0,1)*sqrt(1/(n[j]-1))*(cv^2)*(0.5+(cv^2)))
    ls3=cv+(qnorm(1-(alpha/2),0,1)*sqrt(1/(n[j]-1))*(cv^2)*(0.5+(cv^2)))
    
    ## Intervalo 2
    li4=((sqrt((n[j]-1))*cv)/(sqrt(qchisq(1-(alpha/2),n[j]-1))))
    ls4=((sqrt((n[j]-1))*cv)/(sqrt(qchisq((alpha/2),n[j]-1))))
    
    ## Intervalo 3
    li5=cv+(qnorm((alpha/2),0,1)*(sqrt((cv^4)+0.5*(cv^2))/sqrt(n[j])))
    ls5=cv+(qnorm(1-(alpha/2),0,1)*(sqrt((cv^4)+0.5*(cv^2))/sqrt(n[j])))
    
    ## Calculo de la Longitud
    
    long3[i]=ls3-li3
    long4[i]=ls4-li4
    long5[i]=ls5-li5
    
    # Calculo de la Cobertura para cada intervalo 
    if (cv_r>=li3 & cv_r<=ls3){
      contador3= contador3+1}
    
    if (cv_r>=li4 & cv_r<=ls4){
      contador4= contador4+1}
    
    if (cv_r>=li5 & cv_r<=ls5){
      contador5= contador5+1}
  }
  
  tabla_cv[j,1]=mean(long3)
  tabla_cv[j,3]=mean(long4)
  tabla_cv[j,5]=mean(long5)
  tabla_cv[j,2]=contador3/nsim
  tabla_cv[j,4]=contador4/nsim
  tabla_cv[j,6]=contador5/nsim
}

##### Intervalo bootrap para el coeficiente de variaci??n ###############
cv_boot=0

for(m in 1:length(n)){
  cober6=0
  long6=0
  contador6=0
  for(l in 1:nsim){
    x<-dist(n[m],c,d)
    for(j in 1:nsim2){
      mues_boot<-sample(x,n[m],replace=T) ## Muestras con reemplazo
      cv_boot[j]= sd(mues_boot)/mean(mues_boot) }
    li6=quantile(cv_boot, (alpha/2))
    ls6=quantile(cv_boot, 1-(alpha/2))
    
    long6[l]=ls6-li6
    
    if(cv_r>=li6 & cv_r<=ls6){
      contador6=contador6+1}   
  }
  tabla_cv[m,7]=mean(long6)
  tabla_cv[m,8]=contador6/nsim
}
####### Graficas ########
par(mfrow=c(1,2))
plot(tabla_sd[,2],main="Cobertura de los intervalos para sd
     en la distribucion uniforme",col="red",type="o",
     xaxt='n',ylim=c(0,1),pch=5,xlab="Tama??o de muestra",
     ylab="Proporcion de aceptados")
axis(1,1:length(n),n)
lines(tabla_sd[,4],col="blue",type="o")
lines(tabla_sd[,6],type="b")
abline(h=1-alpha,col="green")
legend(5,0.7,c("alpha","estimador 1","estimador 2","Bootstrap"),
       col=c("green","red","blue","black"),lty=c(1,1),cex=0.8)

plot(tabla_sd[,1],main="Longitud de los intervalos para sd
     en la distribucion uniforme",col="red",type="o",
     xaxt='n',ylim=c(0,max(tabla_sd[,1])),pch=5,xlab="Tama??o de muestra",
     ylab="Longitud")
axis(1,1:length(n),n)
lines(tabla_sd[,3],col="blue",type="o")
lines(tabla_sd[,5],type="b")
legend(5,550,c("estimador 1","estimador 2","Bootstrap"),
       col=c("red","blue","black"),lty=c(1,1),cex=0.8 )

par(mfrow=c(1,2))
plot(tabla_cv[,2],main="Cobertura de los intervalos para CV
     en la distribucion uniforme",col="red",type="o",
     xaxt='n',ylim=c(0,1),pch=5,xlab="Tama??o de muestra",
     ylab="Proporcion de aceptados")
axis(1,1:length(n),n)
lines(tabla_cv[,4],col="blue",type="o")
lines(tabla_cv[,6],type="b")
lines(tabla_cv[,8], col="purple", type="o")
abline(h=1-alpha,col="green")
legend(5,250,c("alpha","estimador 1","estimador 2","estimador 3","Bootstrap"),
       col=c("green","red","blue","purple","black"),lty=c(1,1),cex=0.8)

plot(tabla_cv[,1],main="Longitud de los intervalos para CV
     en la distribuci??n uniforme",col="red",type="o",
     xaxt='n',ylim=c(0,max(tabla_cv)),pch=5,xlab="Tama??o de muestra",
     ylab="Longitud")
axis(1,1:length(n),n)
lines(tabla_cv[,3],col="blue",type="o")
lines(tabla_cv[,5],type="b")
lines(tabla_cv[,7], col="purple", type="o")
legend(5,0.85,c("estimador 1","estimador 2","estimador 3","Bootstrap"),
       col=c("red","blue","purple","black"),lty=c(1,1),cex=0.8)
